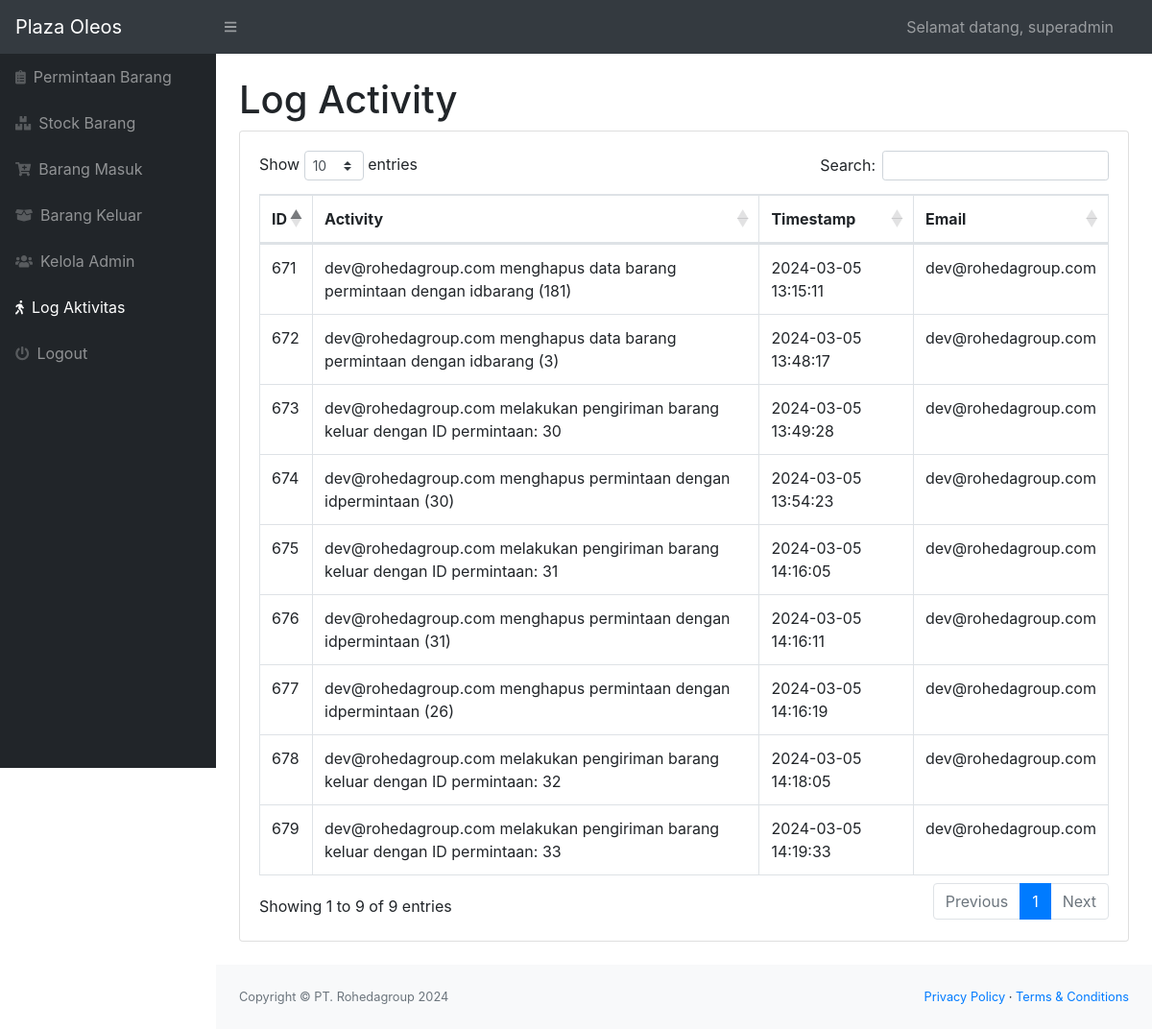
Page /log.php (signed in) on the committed database.
### tables this page shows
CREATE TABLE `log` (
  `id` int(11) NOT NULL,
  `activity` varchar(255) DEFAULT NULL,
  `timestamp` datetime DEFAULT current_timestamp(),
  `iduser` int(11) DEFAULT NULL
);

### log.php (the view, shortened to what this page needs)
<?php
require 'function.php';
$role = $_SESSION['role'];
$query = "SELECT log.id, log.activity, log.timestamp, login.email
          FROM log
          LEFT JOIN login ON log.iduser = login.iduser
          ORDER BY log.timestamp DESC";
$result = mysqli_query($conn, $query);
?>
<!DOCTYPE html>
<html lang="en">
<head>
    <link href="css/styles.css" rel="stylesheet" />
    <link href="https://cdn.datatables.net/1.10.20/css/dataTables.bootstrap4.min.css" rel="stylesheet" />
</head>
<body class="sb-nav-fixed">
    <nav class="sb-topnav navbar navbar-expand navbar-dark bg-dark">
        <a class="navbar-brand" href="index.php">Plaza Oleos</a>
        <button class="btn btn-link btn-sm order-1 order-lg-0" id="sidebarToggle" href="#"><i class="fas fa-bars"></i></button>
        <ul class="navbar-nav ml-auto mr-0 mr-md-3 my-2 my-md-0">
            <li class="nav-item">
                <span class="nav-link">
                    <div class="navbar-brand"></div>
                    Selamat datang, <?= $role; ?>
                </span>
            </li>
        </ul>
    </nav>
    <div id="layoutSidenav">
        <div id="layoutSidenav_nav">
            <nav class="sb-sidenav accordion sb-sidenav-dark" id="sidenavAccordion">
                <div class="sb-sidenav-menu">
                    <div class="nav">
                        <?php if ($_SESSION['role'] === 'superadmin' || $_SESSION['role'] === 'dev' || $_SESSION['role'] === 'user' || $_SESSION['role'] === 'supervisor') { ?>
                            <a class="nav-link" href="permintaan.php">
                                <div class="sb-nav-link-icon"><i class="fas fa-clipboard-list"></i></div>
                                Permintaan Barang
                            </a>
                        <?php } ?>
                        <?php if ($_SESSION['role'] === 'superadmin' || $_SESSION['role'] === 'dev' || $_SESSION['role'] === 'user' || $_SESSION['role'] === 'gudang') { ?>
                            <a class="nav-link" href="index.php">
                                <div class="sb-nav-link-icon"><i class="fas fa-boxes"></i></div>
                                Stock Barang
                            </a>
                        <?php } ?>
                        <?php if ($_SESSION['role'] === 'superadmin' || $_SESSION['role'] === 'dev' || $_SESSION['role'] === 'user' || $_SESSION['role'] === 'gudang') { ?>
                            <a class="nav-link" href="barang_masuk.php">
                                <div class="sb-nav-link-icon"><i class="fas fa-cart-plus"></i></div>
                                Barang Masuk
                            </a>
                        <?php } ?>
                        <?php if ($_SESSION['role'] === 'superadmin' || $_SESSION['role'] === 'dev' || $_SESSION['role'] === 'user' || $_SESSION['role'] === 'gudang') { ?>
                            <a class="nav-link" href="barang_keluar.php">
                                <div class="sb-nav-link-icon"><i class="fas fa-box-open"></i></div>
                                Barang Keluar
                            </a>
                        <?php } ?>
                        <?php if ($_SESSION['role'] === 'superadmin' || $_SESSION['role'] === 'dev' || $_SESSION['role'] === 'user') { ?>
                            <a class="nav-link" href="admin.php">
                                <div class="sb-nav-link-icon"><i class="fas fa-users"></i></div>
                                Kelola Admin
                            </a>
                        <?php } ?>
                        <?php if ($_SESSION['role'] === 'superadmin' || $_SESSION['role'] === 'dev' || $_SESSION['role'] === 'user') { ?>
                            <a class="nav-link" href="log.php">
                                <div class="sb-nav-link-icon"><i class="fas fa-walking"></i></div>
                                Log Aktivitas
                            </a>
                        <?php } ?>
                        <a class="nav-link" href="#" data-toggle="modal" data-target="#logoutModal">
                            <div class="sb-nav-link-icon"><i class="fas fa-power-off"></i></div>
                            Logout
                        </a>
                    </div>
                </div>
            </nav>
        </div>
        <div id="layoutSidenav_content">
            <main>
                <div class="container-fluid">
                    <h1 class="mt-4">Log Activity</h1>
                    <div class="card mb-4">
                        <div class="card-body">
                            <div class="table-responsive">
                                <table class="table table-bordered" id="dataTable" width="100%" cellspacing="0">
                                    <thead>
                                        <tr>
                                            <th>ID</th>
                                            <th>Activity</th>
                                            <th>Timestamp</th>
                                            <th>Email</th>
                                        </tr>
                                    </thead>
                                    <tbody>
                                        <?php
                                        while ($row = mysqli_fetch_assoc($result)) {
                                            echo "<tr>";
                                            echo "<td>" . htmlspecialchars($row['id']) . "</td>";
                                            echo "<td>" . htmlspecialchars($row['activity']) . "</td>";
                                            echo "<td>" . htmlspecialchars($row['timestamp']) . "</td>";
                                            echo "<td>" . htmlspecialchars($row['email']) . "</td>";
                                            echo "</tr>";
                                        }
                                        ?>
                                    </tbody>
                                </table>
                            </div>
                        </div>
                    </div>
                </div>
            </main>
            <footer class="py-4 bg-light mt-auto">
                <div class="container-fluid">
                    <div class="d-flex align-items-center justify-content-between small">
                        <div class="text-muted">Copyright &copy; PT. Rohedagroup 2024</div>
                        <div>
                            <a href="#">Privacy Policy</a>
                            &middot;
                            <a href="#">Terms &amp; Conditions</a>
                        </div>
                    </div>
                </div>
            </footer>
        </div>
    </div>
</body>
</html>

### rows in the picture
log: id "679", activity "dev@rohedagroup.com melakukan pengiriman barang keluar dengan ID permintaan: 33", timestamp "2024-03-05 14:19:33", iduser.email "dev@rohedagroup.com"
log: id "678", activity "dev@rohedagroup.com melakukan pengiriman barang keluar dengan ID permintaan: 32", timestamp "2024-03-05 14:18:05", iduser.email "dev@rohedagroup.com"
log: id "677", activity "dev@rohedagroup.com menghapus permintaan dengan idpermintaan (26)", timestamp "2024-03-05 14:16:19", iduser.email "dev@rohedagroup.com"
log: id "676", activity "dev@rohedagroup.com menghapus permintaan dengan idpermintaan (31)", timestamp "2024-03-05 14:16:11", iduser.email "dev@rohedagroup.com"
log: id "675", activity "dev@rohedagroup.com melakukan pengiriman barang keluar dengan ID permintaan: 31", timestamp "2024-03-05 14:16:05", iduser.email "dev@rohedagroup.com"
log: id "674", activity "dev@rohedagroup.com menghapus permintaan dengan idpermintaan (30)", timestamp "2024-03-05 13:54:23", iduser.email "dev@rohedagroup.com"
log: id "673", activity "dev@rohedagroup.com melakukan pengiriman barang keluar dengan ID permintaan: 30", timestamp "2024-03-05 13:49:28", iduser.email "dev@rohedagroup.com"
log: id "672", activity "dev@rohedagroup.com menghapus data barang permintaan dengan idbarang (3)", timestamp "2024-03-05 13:48:17", iduser.email "dev@rohedagroup.com"
log: id "671", activity "dev@rohedagroup.com menghapus data barang permintaan dengan idbarang (181)", timestamp "2024-03-05 13:15:11", iduser.email "dev@rohedagroup.com"

### other values in the picture
$role "superadmin"
